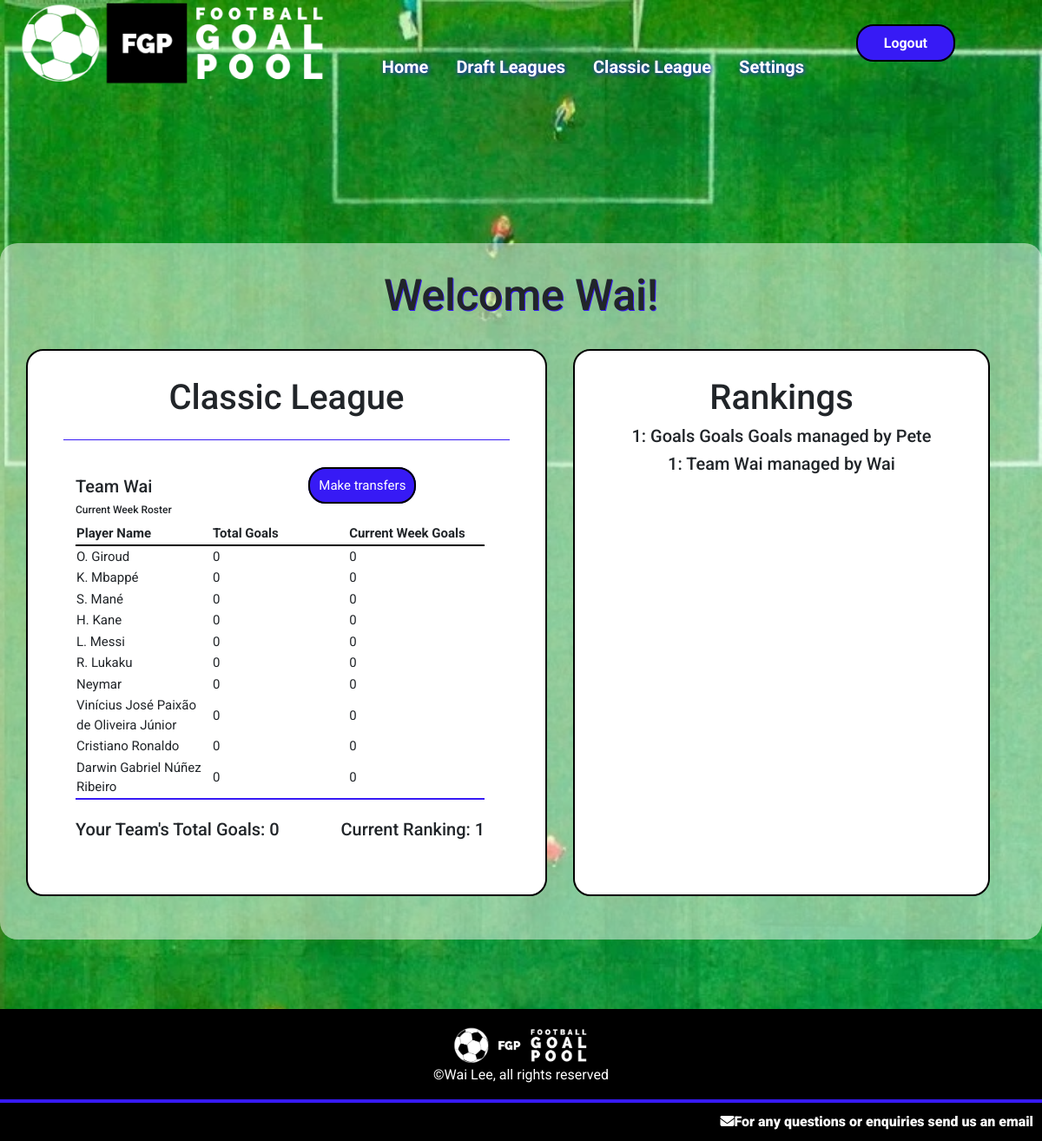
The app's page /globalleague (signed in), older data.
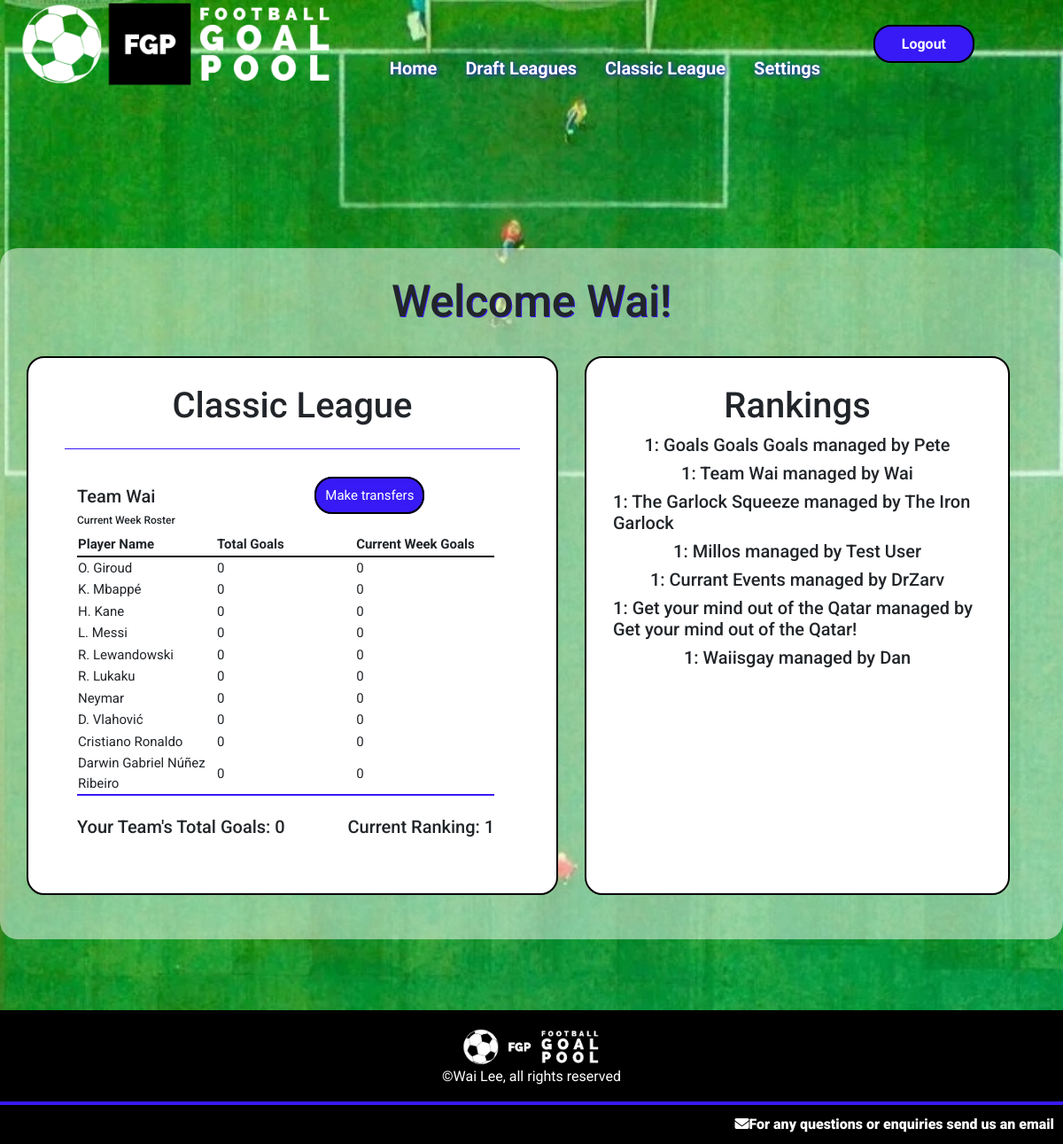
The same page, newer data.
### goalpoolapp/models.py (models this page shows, shortened)
class Player(models.Model):
    playercode = models.IntegerField()
    leagues = models.ManyToManyField(League, related_name="leagueplayers", blank=True)
    nickname = models.CharField(max_length=64)
    goals = models.IntegerField(default=0)
    country = models.ForeignKey(Country, on_delete=models.CASCADE, related_name="players")
    currentweekgoals = models.IntegerField(default=0)
    position = models.CharField(max_length=12)
    pic = models.CharField(max_length=100)

class Team(models.Model):
    manager = models.ForeignKey(User, on_delete=models.CASCADE, related_name="managedteams")
    league = models.ForeignKey(League, on_delete=models.CASCADE, related_name="leagueteams")
    players = models.ManyToManyField(Player, related_name="teams", blank=True)
    provisionalplayers = models.ManyToManyField(Player, related_name="provisionalteams", blank=True)
    rank = models.IntegerField(default=1)
    teamname = models.CharField(max_length=64)
    totalgoals = models.IntegerField(default=0)
    draftnumber = models.IntegerField(blank=True, null=True)

class User(AbstractUser):
    emailpermission = models.BooleanField(null=True)

### goalpoolapp/views.py (the view)
# urls.py: path('globalleague', views.globalleague, name='globalleague'),
@login_required
def globalleague(request):
    if request.method == "GET":
        global_league = League.objects.get(id='19')
        try:
            userteam = Team.objects.get(league=global_league, manager=request.user)
            global_teams = global_league.leagueteams.all().order_by('totalgoals')
            teamorder = Paginator(global_teams, 50)
            page = request.GET.get('page')
            teams = teamorder.get_page(page)
            return render(request, 'goalpoolapp/globalleague.html', {
                "league": global_league,
                "team": userteam,
                "teams": teams
            })
        except:
            return render(request, 'goalpoolapp/globalleague.html')

### goalpoolapp/templates/goalpoolapp/globalleague.html (shortened to what this page needs)
{% extends "goalpoolapp/layout.html" %}
{% load static %}
{% block body %}
<div id="main-page-content-container">
    <div id="main-page-content">
        <h2>Welcome {{ user.username }}!</h2>
        <br>
        {% if not team %}
        <h3>You currently do not have a team registered for the Classic league</h3>
        <a class="button" href="{% url 'goalpoolapp:createglobalteam' %}">Click here to create a team</a>
        {% else %}
            <div class="leagues-container">
                <div>
                    <div class="leaguecontainer">
                        <h3>Classic League</h3>
                        <hr>
                        <div class="leagueinformation">
                            <div class="leaguetablecontainer">
                                <div class="split-flexbox">
                                    <div>
                                        <h5>{{ team.teamname }}</h5>
                                        <h6>Current Week Roster</h6>
                                    </div>
                                    <br>
                                    <div>
                                        <a class="button" href="{% url 'goalpoolapp:globaltransfers' %}">Make transfers</a>
                                    </div>
                                    <br>
                                </div>
                                <table class="leaguetable">
                                    <tr>
                                        <th>Player Name</th>
                                        <th>Total Goals</th>
                                        <th>Current Week Goals</th>
                                    </tr>
                                    {% for player in team.players.all %}
                                    <tr>
                                        <td>{{ player.nickname }}</td>
                                        <td>{{ player.goals }}</td>
                                        <td>{{ player.currentweekgoals }}</td>
                                    </tr>
                                    {% endfor %}
                                </table>
                                <br>
                                <div class="split-flexbox">
                                    <h5>
                                        Your Team's Total Goals: {{ team.totalgoals }}
                                    </h5>
                                    <h5>
                                        Current Ranking: {{ team.rank }}
                                    </h5>
                                </div>
                            </div>
                        </div>
                    </div>
                </div>
                <div class="leaguecontainer">
                    <h3>Rankings</h3>
                    {% for team in teams %}
                    <h5>{{ team.rank }}: {{ team.teamname }} managed by {{ team.manager }}</h5>
                    {% endfor %}
                </div>
            </div>
        {% endif %}
    </div>
</div>
{% endblock %}

Row changes from the older to the newer data that the page shows:
no longer on this page (row unchanged): Player: nickname "S. Mané", goals "0", currentweekgoals "0"
no longer on this page (row unchanged): Player: nickname "Vinícius José Paixão de Oliveira Júnior", goals "0", currentweekgoals "0"
now on this page (row unchanged): Player: nickname "R. Lewandowski", goals "0", currentweekgoals "0"
now on this page (row unchanged): Player: nickname "D. Vlahović", goals "0", currentweekgoals "0"
added Team: rank "1", teamname "The Garlock Squeeze", manager "The Iron Garlock"
added Team: rank "1", teamname "Millos", manager "Test User"
added Team: rank "1", teamname "Currant Events", manager "DrZarv"
added Team: rank "1", teamname "Get your mind out of the Qatar", manager "Get your mind out of the Qatar!"
added Team: rank "1", teamname "Waiisgay", manager "Dan"
